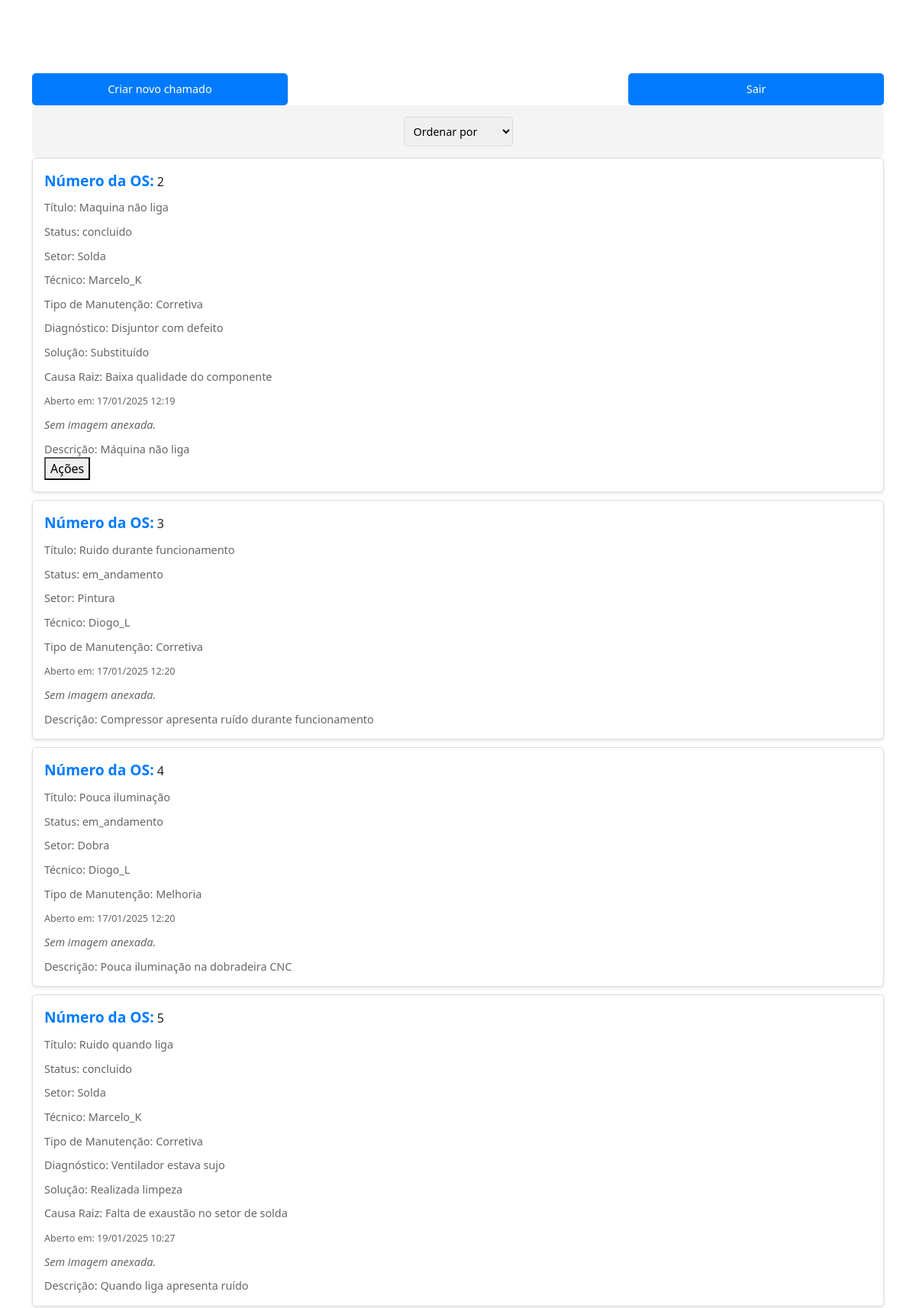
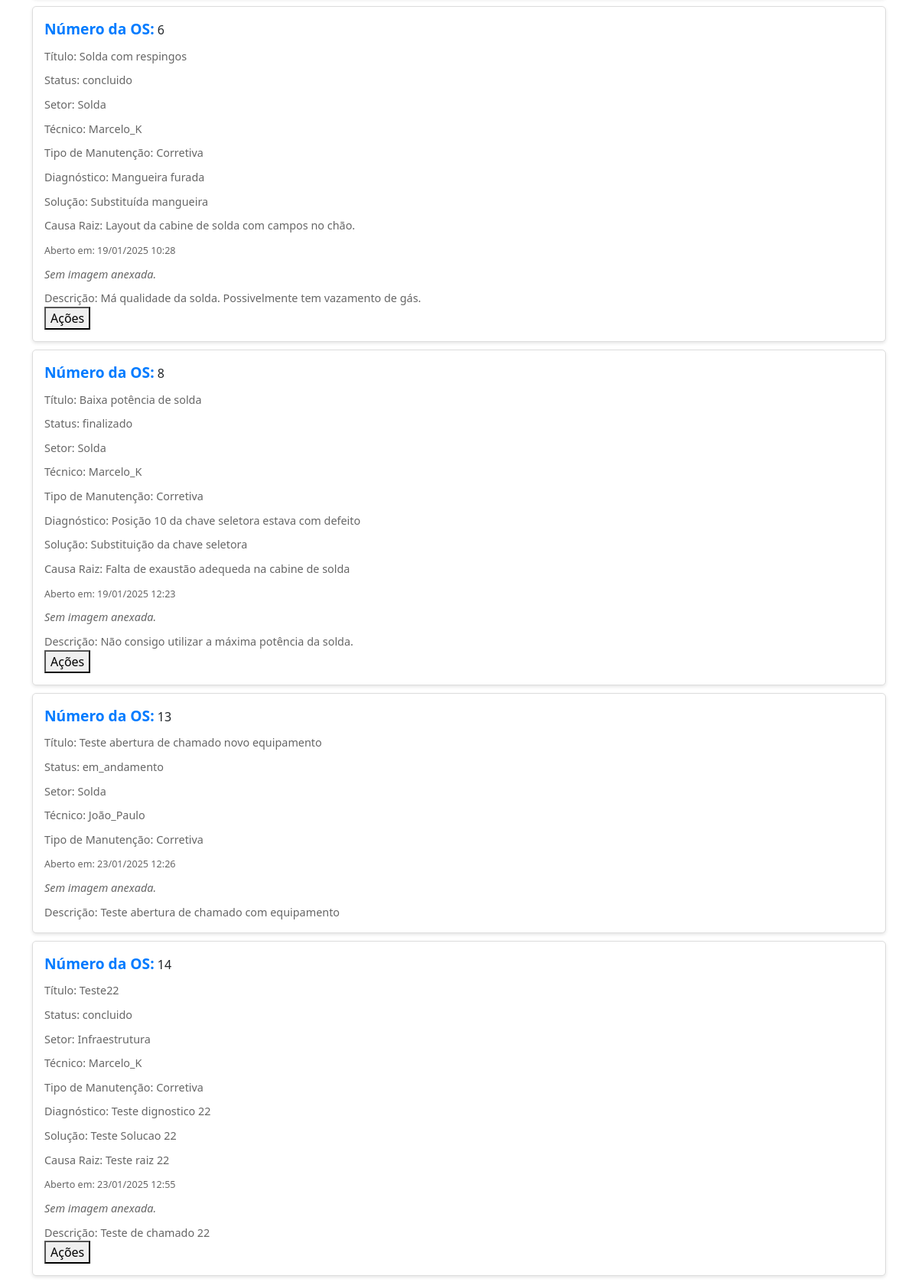
The app's page /tela_inicial/ (signed in, upper part) with its own data (2 pictures, top to bottom).
### gestaoOS/models.py (models this page shows, shortened)
class Chamado(models.Model):
    STATUS_CHOICES = [
        ('pendente', 'Pendente'),
        ('em_andamento', 'Em Andamento'),
        ('finalizado', 'finalizado'),
        ('concluido', 'Concluído'),
    ]
    TIPO_MANUTENCAO_CHOICES = [
        ('corretiva', 'Corretiva'),
        ('preventiva', 'Preventiva'),
        ('melhoria', 'Melhoria'),
    ]
    usuario = models.ForeignKey(User, on_delete=models.CASCADE, related_name='chamados')
    titulo = models.CharField(max_length=200)
    descricao = models.TextField()
    status = models.CharField(max_length=50, choices=STATUS_CHOICES, default='pendente')
    setor = models.ForeignKey(Setor, on_delete=models.CASCADE, related_name='setor')
    equipamento = models.ForeignKey(Equipamento, on_delete=models.CASCADE, related_name='chamados_equipamento', null=True,blank=True)
    data_criacao = models.DateTimeField(auto_now_add=True)
    data_atualizacao = models.DateTimeField(auto_now=True)
    tempo_parada = models.FloatField(null=True, help_text="Tempo de parada em horas")
    custo_total = models.DecimalField(max_digits=10, decimal_places=2, default=0)
    diagnostico = models.TextField(null=True, blank=True)
    solucao = models.TextField(null=True, blank=True)
    causa_raiz = models.TextField(null=True, blank=True)
    data_inicio_atendimento = models.DateTimeField(null=True)
    data_fim_atendimento = models.DateTimeField(null=True)
    tipo_manutencao = models.CharField(
        max_length=20,
        choices=TIPO_MANUTENCAO_CHOICES,
        default='corretiva',
    )
    tecnico = models.ForeignKey(
        User,
        on_delete=models.SET_NULL,
        null=True,
        blank=True,
        related_name='tecnico_chamados',
        limit_choices_to={'groups__name': 'Técnico'},  # Filtra apenas usuários no grupo "Técnico"
    )
    local = models.CharField(max_length=150, blank=True)
    foto = models.ImageField(upload_to='fotos_chamados/', null=True, blank=True)

class Setor(models.Model):
    nome = models.CharField(max_length=100, unique=True)
    def __str__(self):
        return self.nome

### gestaoOS/views.py (the view, shortened to what this page needs)
# urls.py: path('tela_inicial/', tela_inicial, name='tela_inicial'),
@login_required
def tela_inicial(request):
    if request.user.groups.filter(name="Gestor").exists():
        chamados = Chamado.objects.select_related('usuario', 'setor', 'tecnico')
        status = request.GET.get('status', 'pendente')
        if status:
            chamados = chamados.filter(status=status)
        tecnico_id = request.GET.get('tecnico')
        if tecnico_id:
            chamados = chamados.filter(tecnico__id=tecnico_id)
        setor_id = request.GET.get('setor')
        if setor_id:
            chamados = chamados.filter(setor__id=setor_id)
        usuario = request.GET.get('usuario', '').strip()
        if usuario:
            chamados = chamados.filter(usuario__username__icontains=usuario)
        titulo_descricao = request.GET.get('titulo_descricao', '').strip()
        if titulo_descricao:
            chamados = chamados.filter(
                models.Q(titulo__icontains=titulo_descricao) |
                models.Q(descricao__icontains=titulo_descricao)
            )
        equipamento = request.GET.get('equipamento', '').strip()
        if equipamento:
            chamados = chamados.filter(equipamento__nome__icontains=equipamento)
        tipo_manutencao = request.GET.get('tipo_manutencao', '').strip()
        if tipo_manutencao:
            chamados = chamados.filter(tipo_manutencao=tipo_manutencao)
        data = request.GET.get('data', '')
        if data == "mais_antigo":
            chamados = chamados.order_by('data_criacao')
        else:
            chamados = chamados.order_by('-data_criacao')
        tecnicos = User.objects.filter(groups__name="Técnico")
        setores = Setor.objects.all()
        for chamado in chamados:
            chamado.foto_url = chamado.foto.url if chamado.foto else None
        return render(request, 'tela_gestor.html', {
            'chamados_por_solicitante': chamados,
            'tecnicos': tecnicos,
            'setores': setores,
        })
    elif request.user.groups.filter(name="Solicitante").exists():
        ordenar = request.GET.get('ordenar')
        chamados = Chamado.objects.filter(usuario=request.user).prefetch_related('acoes')
        if ordenar == "mais_recente":
            chamados = chamados.order_by('-data_criacao')
        elif ordenar == "mais_antigo":
            chamados = chamados.order_by('data_criacao')
        elif ordenar == "pendente":
            chamados = chamados.filter(status='pendente')
        elif ordenar == "em_andamento":
            chamados = chamados.filter(status='em_andamento')
        elif ordenar == "finalizado":
            chamados = chamados.filter(status='finalizado')
        elif ordenar == "concluido":
            chamados = chamados.filter(status='concluido')
        chamados_com_acoes = []
        for chamado in chamados:
            acoes = chamado.acoes.all()
            chamados_com_acoes.append({'chamado': chamado, 'acoes': acoes})
        return render(request, 'tela_solicitante.html', {'chamados_com_acoes': chamados_com_acoes})

### gestaoOS/templates/tela_solicitante.html (shortened to what this page needs)
{% load static %}
{% load bootstrap4 %}
<!DOCTYPE html>
<html lang="en">
<head>
    <link rel="stylesheet" href="{% static 'css/style.css' %}">
    <link href="https://cdn.jsdelivr.net/npm/bootstrap-icons/font/bootstrap-icons.css" rel="stylesheet" type="text/css">
    <link href="https://stackpath.bootstrapcdn.com/bootstrap/5.1.3/css/bootstrap.min.css" rel="stylesheet">
</head>
<body>
    <div class="container">
        <div class="actions">
            <a href="{% url 'criar_chamado' %}" style="margin-right: 10px;">Criar novo chamado</a>
            <a href="{% url 'login' %}">Sair</a>
        </div>
        <div class="header-filters">
            <form method="get" action="">
                <select name="ordenar" onchange="this.form.submit()">
                    <option value="">Ordenar por</option>
                </select>
            </form>
        </div>
        <ul class="chamados-list">
                {% for item in chamados_com_acoes %}
                    <li>
                        <div class="chamado-grid">
                            <div class="coluna-1">
                                <strong>Número da OS:</strong> {{ item.chamado.id }}
                                <p>Título: {{ item.chamado.titulo }}</p>
                                <p>Status: {{ item.chamado.status }}</p>
                                <p>Setor: {{ item.chamado.setor }}</p>
                                <p>Técnico: {{ item.chamado.tecnico }}</p>
                                <p>Tipo de Manutenção: {{ item.chamado.get_tipo_manutencao_display }}</p>
                                {% if item.chamado.diagnostico %}
                                    <p>Diagnóstico: {{ item.chamado.diagnostico }}</p>
                                    <p>Solução: {{ item.chamado.solucao }}</p>
                                    <p>Causa Raiz: {{ item.chamado.causa_raiz }}</p>
                                {% endif %}
                            </div>
                            <div class="coluna-2">
                                <p><small>Aberto em: {{ item.chamado.data_criacao|date:"d/m/Y H:i" }}</small></p>
                                {% if item.chamado.foto and item.chamado.foto.url %}
                                <div class="mt-2">
                                    <a href="{{ item.chamado.foto.url }}" target="_blank" class="btn btn-image">
                                        <i class="bi bi-image"></i> Ver Imagem
                                    </a>
                                </div>
                                {% else %}
                                    <p><em>Sem imagem anexada.</em></p>
                                {% endif %}
                                <p>Descrição: {{ item.chamado.descricao }}</p>
                                {% if item.acoes %}
                                <button class="toggle-actions" onclick="toggleActions(this)">Ações</button>
                            {% endif %}
                            </div>
                        </div>
                    </li>
                {% empty %}
                    <li>
                        <p>Você ainda não abriu nenhum chamado.</p>
                    </li>
                {% endfor %}
            </ul>
    </div>
</body>
</html>

### gestaoOS/static/css/style.css (style rules this page uses)
body { font-family: Garamond, sans-serif; margin: 0; padding: 0; background-color: #f9f9f9; color: #333; }
.container { padding: 20px; max-width: 800px; margin: 0 auto; }
.chamados-list { list-style-type: none; padding: 0; margin: 0; }
.chamados-list li { background: #ffffff; border: 1px solid #ddd; border-radius: 5px; padding: 15px; margin-bottom: 10px; box-shadow: 0 2px 4px rgba(0, 0, 0, 0.1); }
.chamados-list li strong { font-size: 1.2rem; color: #007bff; }
.chamados-list li p { margin: 10px 0 0; font-size: 0.9rem; color: #666; }
.actions { display: flex; justify-content: space-between; margin-top: 20px; gap: 20px; align-items: center; }
.actions a { text-decoration: none; color: white; background-color: #007bff; padding: 10px 15px; border-radius: 5px; font-size: 0.9rem; width: 30%; text-align: center; }
.header-filters { display: flex; justify-content: center; flex-wrap: wrap; gap: 15px; background-color: #f4f4f4; border-radius: 8px; padding: 15px; align-items: flex-end; }
.header-filters select, .header-filters input { width: 100%; padding: 8px; border: 1px solid #ddd; border-radius: 4px; box-sizing: border-box; font-size: 0.9em; }
input, select, textarea { width: 100%; }

### gestaoOS/templates/tela_solicitante.html (style rules this page uses)
body { padding-top: 56px; }

### records on screen
Chamado: chamado.id "2", chamado.titulo "Maquina não liga", chamado.status "concluido", chamado.setor "Solda", chamado.tecnico "Marcelo_K", chamado.tipo_manutencao "Corretiva", chamado.diagnostico "Disjuntor com defeito", chamado.solucao "Substituído", chamado.causa_raiz "Baixa qualidade do componente", chamado.data_criacao "17/01/2025 12:19", foto "Sem imagem anexada.", chamado.descricao "Máquina não liga"
Chamado: chamado.id "3", chamado.titulo "Ruido durante funcionamento", chamado.status "em_andamento", chamado.setor "Pintura", chamado.tecnico "Diogo_L", chamado.tipo_manutencao "Corretiva", chamado.data_criacao "17/01/2025 12:20", foto "Sem imagem anexada.", chamado.descricao "Compressor apresenta ruído durante funcionamento"
Chamado: chamado.id "4", chamado.titulo "Pouca iluminação", chamado.status "em_andamento", chamado.setor "Dobra", chamado.tecnico "Diogo_L", chamado.tipo_manutencao "Melhoria", chamado.data_criacao "17/01/2025 12:20", foto "Sem imagem anexada.", chamado.descricao "Pouca iluminação na dobradeira CNC"
Chamado: chamado.id "5", chamado.titulo "Ruido quando liga", chamado.status "concluido", chamado.setor "Solda", chamado.tecnico "Marcelo_K", chamado.tipo_manutencao "Corretiva", chamado.diagnostico "Ventilador estava sujo", chamado.solucao "Realizada limpeza", chamado.causa_raiz "Falta de exaustão no setor de solda", chamado.data_criacao "19/01/2025 10:27", foto "Sem imagem anexada.", chamado.descricao "Quando liga apresenta ruído"
Chamado: chamado.id "6", chamado.titulo "Solda com respingos", chamado.status "concluido", chamado.setor "Solda", chamado.tecnico "Marcelo_K", chamado.tipo_manutencao "Corretiva", chamado.diagnostico "Mangueira furada", chamado.solucao "Substituída mangueira", chamado.causa_raiz "Layout da cabine de solda com campos no chão.", chamado.data_criacao "19/01/2025 10:28", foto "Sem imagem anexada.", chamado.descricao "Má qualidade da solda. Possivelmente tem vazamento de gás."
Chamado: chamado.id "8", chamado.titulo "Baixa potência de solda", chamado.status "finalizado", chamado.setor "Solda", chamado.tecnico "Marcelo_K", chamado.tipo_manutencao "Corretiva", chamado.diagnostico "Posição 10 da chave seletora estava com defeito", chamado.solucao "Substituição da chave seletora", chamado.causa_raiz "Falta de exaustão adequeda na cabine de solda", chamado.data_criacao "19/01/2025 12:23", foto "Sem imagem anexada.", chamado.descricao "Não consigo utilizar a máxima potência da solda."
Chamado: chamado.id "13", chamado.titulo "Teste abertura de chamado novo equipamento", chamado.status "em_andamento", chamado.setor "Solda", chamado.tecnico "João_Paulo", chamado.tipo_manutencao "Corretiva", chamado.data_criacao "23/01/2025 12:26", foto "Sem imagem anexada.", chamado.descricao "Teste abertura de chamado com equipamento"
Chamado: chamado.id "14", chamado.titulo "Teste22", chamado.status "concluido", chamado.setor "Infraestrutura", chamado.tecnico "Marcelo_K", chamado.tipo_manutencao "Corretiva", chamado.diagnostico "Teste dignostico 22", chamado.solucao "Teste Solucao 22", chamado.causa_raiz "Teste raiz 22", chamado.data_criacao "23/01/2025 12:55", foto "Sem imagem anexada.", chamado.descricao "Teste de chamado 22"
